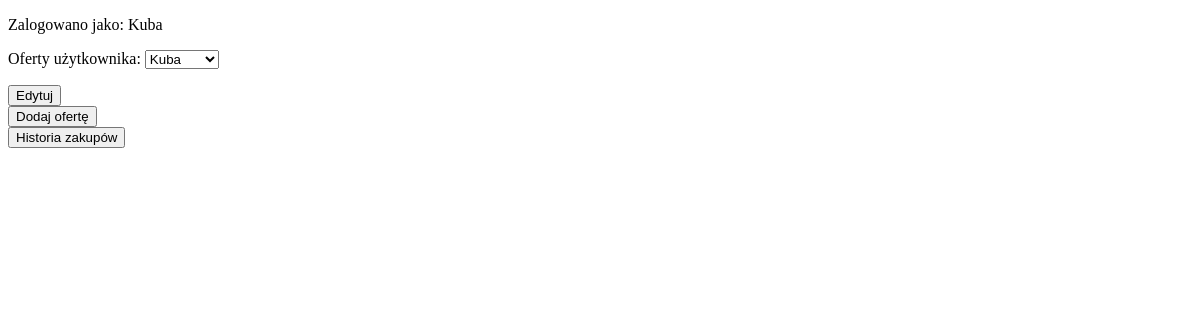
Before: /lista.php (signed in) with the older database file.
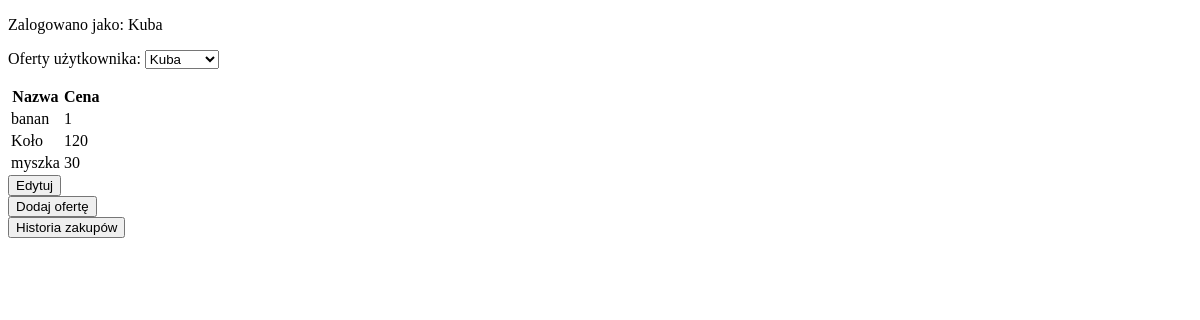
After: the same page with the newer database file.
### tables this page shows
CREATE TABLE `list` (
  `id` int(11) NOT NULL,
  `user_id` int(11) NOT NULL,
  `name` varchar(45) NOT NULL,
  `price` int(11) NOT NULL,
  `state` int(11) DEFAULT NULL
);

### lista.php (the view, shortened to what this page needs)
<!DOCTYPE html>
<html lang="pl">
    <head>
        <?php
            $con = new mysqli("localhost","root","","mydb");
            $sql = "SELECT id, user_id AS u_id, name, price, state FROM list";
            $sql2 = "SELECT id, login FROM users";
            $res = $con->query($sql);
            $res2 = $con->query($sql2);
            $row = $res->fetch_all(MYSQLI_ASSOC);
            $row2 = $res2->fetch_all(MYSQLI_ASSOC);
        ?>
    </head>
    <body>
        <p>
            Zalogowano jako: <?php echo $_SESSION['login']?>
        </p>
        <form method="GET">
            Oferty użytkownika:
            <select name='konto' onchange='this.form.submit()'>
                <?php
                    for($i=0;$i<count($row2);$i++)
                    {
                        if($_GET['konto']==$row2[$i]['id'])
                            echo "<option name='konto' value=".$row2[$i]['id']."> ".$row2[$i]['login']." </option>";
                    }
                ?>
            </select>
        </form>
        <p>
            <?php
                $spr=1;
                for($i=0;$i<count($row);$i++)
                {
                    if($_GET['konto']==$row[$i]['u_id'] && $row[$i]['state'] < 0)
                    {
                        if($spr==1)
                        {
                            echo "<table><tr><th>Nazwa</th><th>Cena</th></tr>";
                            $spr=0;
                        }
                        echo "<tr><td>".$row[$i]['name']."</td>";
                        echo "<td>".$row[$i]['price']."</td>";
                    }
                    elseif($i==count($row)-1 && $spr==1)
                    {
                        echo " brak";
                        break;
                    }
                }
                echo "</table>";
                if($_GET['konto']==$_SESSION['id'])
                {
                    echo "<form action='edycja.php' method='POST'>";
                    echo "<button type='submit'>Edytuj</button>";
                    echo "</form>";
                    echo "<form action='dodanie.php' method='POST'>";
                    echo "<button type='submit'>Dodaj ofertę</button>";
                    echo "</form>";
                    echo "<form action='historia.php' method='POST'>";
                    echo "<button type='submit'>Historia zakupów</button>";
                    echo "</form>";
                }
            ?>
        </p>
    </body>
</html>

Changed rows visible on the page:
added list: shows "Nazwa", name "banan", price "1"
added list: name "Koło", price "120"
added list: name "myszka", price "30"
